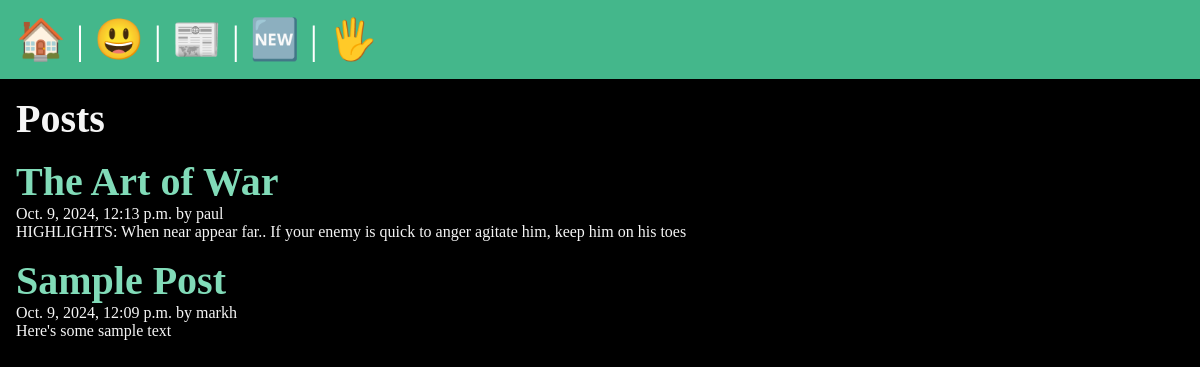
The page /posts/ (signed in) on the database its author committed.
### posts/models.py (models this page shows, shortened)
class Post(models.Model):
    title = models.CharField(max_length=75)
    body = models.TextField()
    slug = models.SlugField()
    date = models.DateTimeField(auto_now_add=True)
    banner = models.ImageField(default='fallback.jpg', blank=True)
    author = models.ForeignKey(User, on_delete=models.CASCADE, default=None)

### posts/views.py (the view)
# urls.py: path('', views.posts_list, name="list"),
def posts_list(request):
    posts = Post.objects.all().order_by('-date')
    return render(request, 'posts/posts_list.html', { 'posts' : posts })

### posts/templates/posts/posts_list.html (shortened to what this page needs)
{% extends "layout.html" %}
{% block content %}
    <section>
        <h1>Posts</h1>
        {% for post in posts %}
            <article class="post">
                <h2>
                    <a href="{% url 'posts:page' slug=post.slug %}">
                        {{post.title}}
                    </a>
                </h2>
                <p> {{post.date}} by {{ post.author }} </p>
                <p> {{post.body}} </p>
            </article>
        {% endfor %}
    </section>
{% endblock %}

### static/css/style.css (style rules this page uses)
* { margin: 0; padding: 0; box-sizing: border-box; }
body { min-height: 100vh; background-color: black; color: whitesmoke; font-size: 3rem; }
section { display: flex; flex-flow: column; gap: 1rem; }
h1, h2 { font-size: 2.5rem; }
p { font-size: 1rem; }
a { text-decoration: none; color: #81dbb8; }

### rows shown on the page
Post: title "The Art of War", date "Oct. 9, 2024, 12:13 p.m.", author "paul", body "HIGHLIGHTS: When near appear far.. If your enemy is quick to anger agitate him, keep him on his toes"
Post: title "Sample Post", date "Oct. 9, 2024, 12:09 p.m.", author "markh", body "Here's some sample text"
